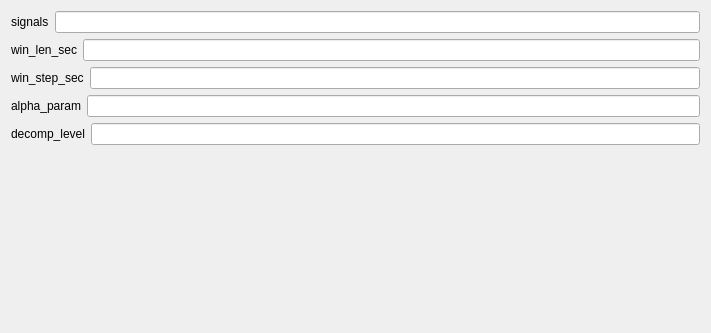
<?xml version="1.0" encoding="UTF-8"?>
<ui version="4.0">
 <class>RnBSettingsView</class>
 <widget class="QWidget" name="RnBSettingsView">
  <property name="styleSheet">
   <string notr="true">font: 12pt &quot;Roboto&quot;;</string>
  </property>
  <property name="geometry">
   <rect>
    <x>0</x>
    <y>0</y>
    <width>711</width>
    <height>333</height>
   </rect>
  </property>
  <property name="windowTitle">
   <string>Form</string>
  </property>
  <layout class="QVBoxLayout" name="verticalLayout">
   <item>
    <layout class="QHBoxLayout" name="signals_horizontalLayout">
     <item>
      <widget class="QLabel" name="signals_label">
       <property name="text">
        <string>signals</string>
       </property>
      </widget>
     </item>
     <item>
      <widget class="QLineEdit" name="signals_lineedit"/>
     </item>
    </layout>
   </item><item>
    <layout class="QHBoxLayout" name="win_len_sec_horizontalLayout">
     <item>
      <widget class="QLabel" name="win_len_sec_label">
       <property name="text">
        <string>win_len_sec</string>
       </property>
      </widget>
     </item>
     <item>
      <widget class="QLineEdit" name="win_len_sec_lineedit"/>
     </item>
    </layout>
   </item><item>
    <layout class="QHBoxLayout" name="win_step_sec_horizontalLayout">
     <item>
      <widget class="QLabel" name="win_step_sec_label">
       <property name="text">
        <string>win_step_sec</string>
       </property>
      </widget>
     </item>
     <item>
      <widget class="QLineEdit" name="win_step_sec_lineedit"/>
     </item>
    </layout>
   </item><item>
    <layout class="QHBoxLayout" name="alpha_param_horizontalLayout">
     <item>
      <widget class="QLabel" name="alpha_param_label">
       <property name="text">
        <string>alpha_param</string>
       </property>
      </widget>
     </item>
     <item>
      <widget class="QLineEdit" name="alpha_param_lineedit"/>
     </item>
    </layout>
   </item><item>
    <layout class="QHBoxLayout" name="decomp_level_horizontalLayout">
     <item>
      <widget class="QLabel" name="decomp_level_label">
       <property name="text">
        <string>decomp_level</string>
       </property>
      </widget>
     </item>
     <item>
      <widget class="QLineEdit" name="decomp_level_lineedit"/>
     </item>
    </layout>
   </item>
   <item>
    <spacer name="verticalSpacer">
     <property name="orientation">
      <enum>Qt::Vertical</enum>
     </property>
     <property name="sizeHint" stdset="0">
      <size>
       <width>20</width>
       <height>40</height>
      </size>
     </property>
    </spacer>
   </item>
  </layout>
 </widget>
 <resources>
  <include location="../../../../snooz-toolbox/src/main/python/ui/themes/themes.qrc"/>
 </resources>
 <connections/>
 </ui>
